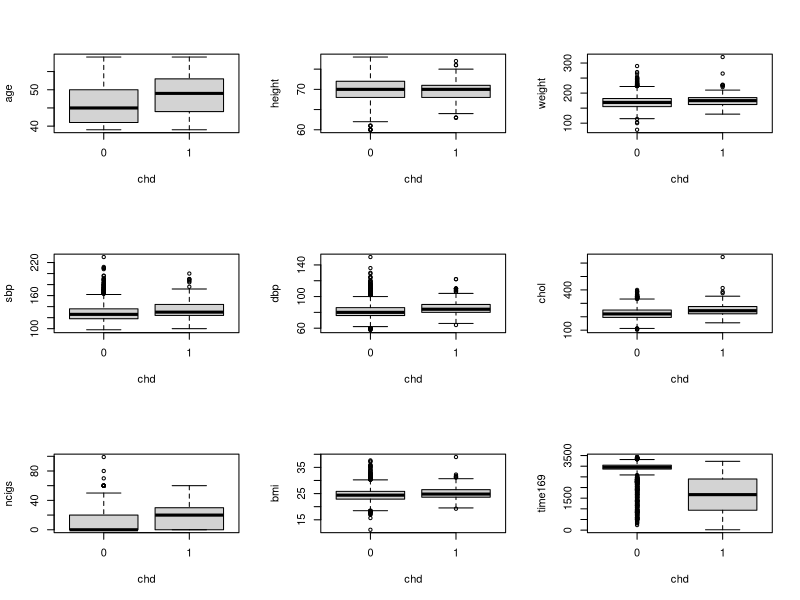

R code for this plot:
## ---- chunk 1
knitr::opts_chunk$set(error = TRUE)
knitr::opts_chunk$set(warning=FALSE)
knitr::opts_chunk$set(message=FALSE)
knitr::opts_chunk$set(results="hold")
knitr::opts_chunk$set(cache=F)
## ---- chunk 2

library(haven)
wcgs <- read_dta("wcgs2.dta")
wcgs <- wcgs[,-16]
## ---- chunk 3
numeric <- c("age","height","weight","sbp","dbp","chol","ncigs","bmi","time169")
knitr::kable(summary(wcgs[numeric]))
category <- c("behpat","dibpat","chd69","typchd69","arcus")
apply(wcgs[category],2,table)
## ---- chunk 4
#plot for numerical variables vs. CHD
library(ggplot2)
par(mfrow = c(3,3))
for (var in numeric) {
  boxplot(as.formula(paste0(var,"~chd69")), data = wcgs, xlab = "chd", ylab = var)
}
## ---- chunk 5
#tables for categorical variable vs. CHD
for (var in category) {
  print(table(wcgs[c("chd69",var)]))
}
## ---- chunk 6
#turn categorical variables into factors
library(tidyverse)
wcgs<-wcgs %>% mutate(behpat=factor(behpat,levels = c(1,2,3,4),labels=c("A1","A2","B3","B4"))) %>%
           mutate(dibpat=factor(dibpat,levels=c(1,0),labels=c("A","B")))%>%
           mutate(chd69=as.factor(chd69))%>%
           mutate(typchd69=as.factor(typchd69))%>%
           mutate(arcus=as.factor(arcus))

## ---- chunk 7
library(broom)
result <- c()
for (var in c("age","bmi","sbp","dbp","behpat","ncigs","dibpat","arcus")) {
  f <- as.formula(paste0("chd69~", var))
  m <- glm(f, data = wcgs, family = binomial(link = "logit"))
  r <- tidy(m, exponentiate = T, conf.int = T)[-1,-c(3,4)]
  result <- rbind(result,r)
}
result
## ---- chunk 8
table(wcgs$dibpat,wcgs$behpat)
m1<-glm(chd69 ~ age+bmi+sbp+dbp+behpat+dibpat+ncigs+arcus, data = wcgs, family = binomial(link = "logit"))

#m2<-glm(chd69 ~ age+bmi+sbp+dbp+dibpat+behpat+ncigs+arcus, data = wcgs, family = binomial(link = "logit"))

tidy(m1, exponentiate = T, conf.int = T)[,-c(3,4)]
#tidy(m2, exponentiate = T, conf.int = T)
## ---- chunk 9
new_input <- data.frame(age = 65,bmi = 36, sbp = 136,dbp = 78,behpat = "A2",ncigs = 3,arcus = factor(0), dibpat = "B")
log_odds <- predict(m1,newdata=new_input)
log_odds
## ---- chunk 10
p <- exp(log_odds)/exp(1+log_odds)
p
